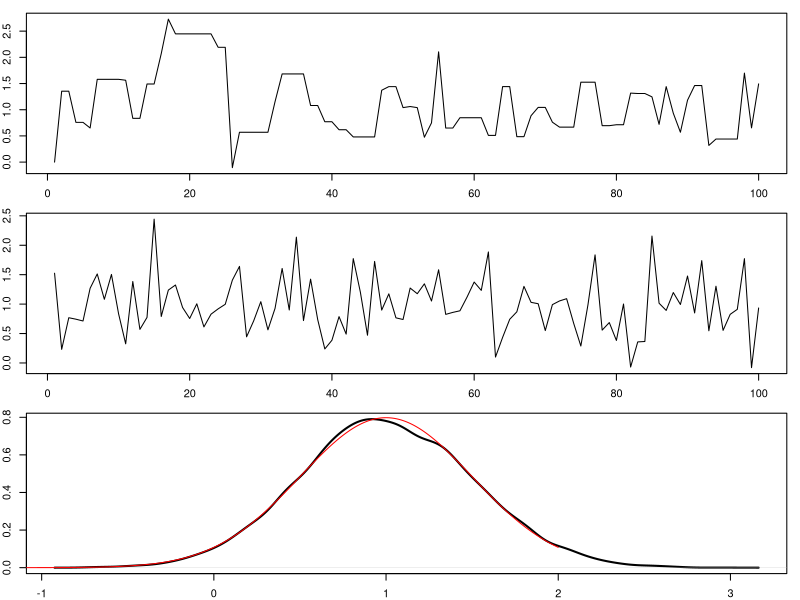
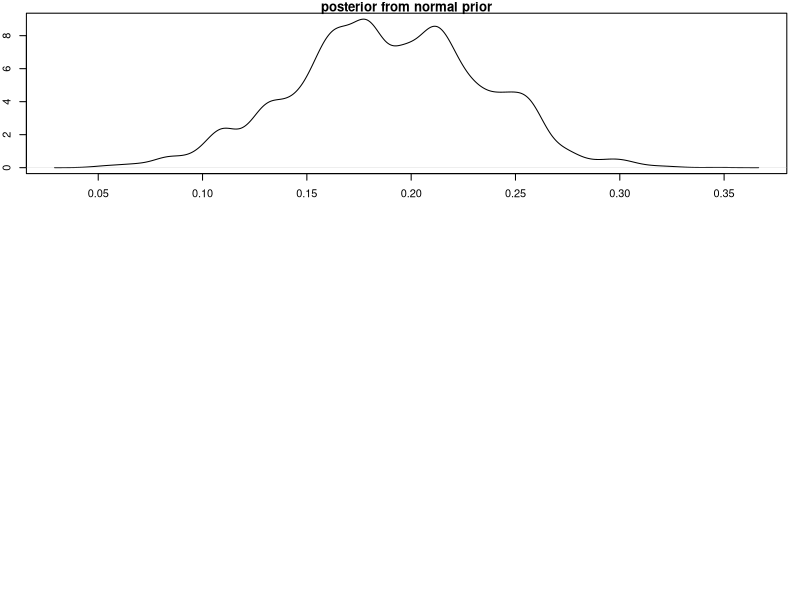

Here is the R script that generated these plots, in order:
## ---- chunk 1
h <- function(x, mu = 1, sd = 0.5) {
  y <- -log(sd) - (x - mu)^2 / (2 * sd^2)
} # un-normalized function (doesn't need to integrate as 1)

out <- mcmc::metrop(obj = h, initial = 0, nbatch = 100, nspac = 1)

par(mfrow = c(3, 1))
par(mar = c(2, 2, 1, 1))
plot(out$batch, type = "l") # a time series with flat steps

out <- mcmc::metrop(obj = h, initial = 0, nbatch = 100, nspac = 10)
plot(out$batch, type = "l") # a time series looks like a white noise

out <- mcmc::metrop(obj = h, initial = 0, nbatch = 10000, nspac = 10)
plot(density(out$batch), main = "", lwd = 2)

xbase <- seq(-2, 2, 0.01)
ynorm <- dnorm(xbase, mean = 1, sd = 0.5)
lines(x = xbase, y = ynorm, type = "l", col = "red")
## ---- chunk 2
library(magrittr)
# DGP
n <- 500
b0 <- c(.1, .1)
X <- cbind(1, rnorm(n))
Y <- X %*% b0 + rnorm(n)

b2_OLS <- (lm(Y ~ -1 + X) %>% summary() %>% coef())[2, ]
# "-1" in lm( ) because X has contained intercept
print(cat(
  "The OLS point est =", b2_OLS[1], " sd = ", b2_OLS[2],
  " \n and C.I.=(", c(b2_OLS[1] - 1.96 * b2_OLS[2], b2_OLS[1] + 1.96 * b2_OLS[2]), ")"
))

# Laplace-type estimator
L <- function(b) -0.5 * sum((Y - X %*% b)^2) - 0.5 * crossprod(b - c(0, 0))
# notice the "minus" sign of the OLS objective function
# here we use a normal prior around (0,0).
# results are very similar if we replace it with a flat prior so that
# L <- function(b) -0.5*sum((Y - X %*% b)^2)

nbatch <- 10000
out <- mcmc::metrop(obj = L, initial = c(0, 0), nbatch = nbatch, nspac = 20)

# summarize the estimation
bhat2 <- out$batch[-(1:round(nbatch / 10)), 2] # remove the burn in
bhat2_point <- mean(bhat2)
bhat2_sd <- sd(bhat2)
bhat2_CI <- quantile(bhat2, c(.025, .975))

# compare with OLS
print(cat(
  "The posterior mean =", bhat2_point, " sd = ", bhat2_sd,
  " \n and C.I.=(", bhat2_CI, ")"
))

plot(density(bhat2), main = "posterior from normal prior")
